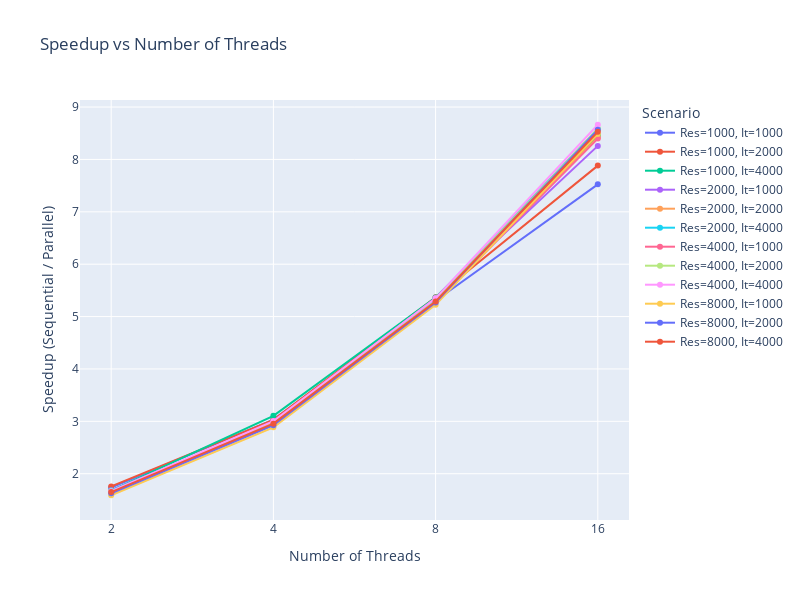

Here is the notebook cell this chart was saved with:
### Code cell
# 1. Reset the index to have 'Resolution' and 'Iterations' as columns
df_temp = combined_results.reset_index()
# 2. Identify speedup columns
speedup_cols = [col for col in list(df_temp.columns) if type(col) == str and 'threads (speedup)' in col]
# 3. Melt the DataFrame to long format for speedup data
df_melted = df_temp.melt(
    id_vars=['Resolution', 'Iterations'],
    value_vars=speedup_cols,
    var_name='Threads',
    value_name='Speedup'
)

# 4. Extract thread count from the 'Threads' column
df_melted['Thread Count'] = df_melted['Threads'].str.extract(r'(\d+)').astype(int)

# 5. Create a 'Scenario' column combining Resolution and Iterations
df_melted['Scenario'] = 'Res=' + df_melted['Resolution'].astype(str) + ', It=' + df_melted['Iterations'].astype(str)

# 6. Plot using Plotly Express
fig = px.line(
    df_melted,
    x='Thread Count',
    y='Speedup',
    color='Scenario',
    markers=True,
    title='Speedup vs Number of Threads',
    labels={
        'Thread Count': 'Number of Threads',
        'Speedup': 'Speedup (Sequential / Parallel)',
        'Scenario': 'Scenario (Resolution & Iterations)'
    }
)

# 7. Enhance the layout for better readability
fig.update_layout(
    xaxis=dict(
		type='category',  # Treat x-axis as categorical
        title='Number of Threads'),
    yaxis=dict(title='Speedup (Sequential / Parallel)'),
    legend_title_text='Scenario',
    width=800,
    height=600
)

# 8. Display the plot
fig.show()
fig.write_image(path_to_img_folder.joinpath("mandelbrot_openmp_best_speedup_vs_threads.png"))

### Figure 1 — Plotly figure (JSON) as saved in the notebook; plotly's stock layout.template omitted (floating-point values rounded to 4 significant figures)
{"data": [{"hovertemplate": "Scenario (Resolution & Iterations)=Res=1000, It=1000<br>Number of Threads=%{x}<br>Speedup (Sequential / Parallel)=%{y}<extra></extra>", "legendgroup": "Res=1000, It=1000", "line": {"color": "#636efa", "dash": "solid"}, "marker": {"symbol": "circle"}, "mode": "lines+markers", "name": "Res=1000, It=1000", "orientation": "v", "showlegend": true, "type": "scatter", "x": [2, 4, 8, 16], "xaxis": "x", "y": [1.736, 3.033, 5.301, 7.525], "yaxis": "y"}, {"hovertemplate": "Scenario (Resolution & Iterations)=Res=1000, It=2000<br>Number of Threads=%{x}<br>Speedup (Sequential / Parallel)=%{y}<extra></extra>", "legendgroup": "Res=1000, It=2000", "line": {"color": "#EF553B", "dash": "solid"}, "marker": {"symbol": "circle"}, "mode": "lines+markers", "name": "Res=1000, It=2000", "orientation": "v", "showlegend": true, "type": "scatter", "x": [2, 4, 8, 16], "xaxis": "x", "y": [1.758, 3.028, 5.369, 7.882], "yaxis": "y"}, {"hovertemplate": "Scenario (Resolution & Iterations)=Res=1000, It=4000<br>Number of Threads=%{x}<br>Speedup (Sequential / Parallel)=%{y}<extra></extra>", "legendgroup": "Res=1000, It=4000", "line": {"color": "#00cc96", "dash": "solid"}, "marker": {"symbol": "circle"}, "mode": "lines+markers", "name": "Res=1000, It=4000", "orientation": "v", "showlegend": true, "type": "scatter", "x": [2, 4, 8, 16], "xaxis": "x", "y": [1.676, 3.105, 5.363, 8.457], "yaxis": "y"}, {"hovertemplate": "Scenario (Resolution & Iterations)=Res=2000, It=1000<br>Number of Threads=%{x}<br>Speedup (Sequential / Parallel)=%{y}<extra></extra>", "legendgroup": "Res=2000, It=1000", "line": {"color": "#ab63fa", "dash": "solid"}, "marker": {"symbol": "circle"}, "mode": "lines+markers", "name": "Res=2000, It=1000", "orientation": "v", "showlegend": true, "type": "scatter", "x": [2, 4, 8, 16], "xaxis": "x", "y": [1.686, 2.944, 5.353, 8.259], "yaxis": "y"}, {"hovertemplate": "Scenario (Resolution & Iterations)=Res=2000, It=2000<br>Number of Threads=%{x}<br>Speedup (Sequential / Parallel)=%{y}<extra></extra>", "legendgroup": "Res=2000, It=2000", "line": {"color": "#FFA15A", "dash": "solid"}, "marker": {"symbol": "circle"}, "mode": "lines+markers", "name": "Res=2000, It=2000", "orientation": "v", "showlegend": true, "type": "scatter", "x": [2, 4, 8, 16], "xaxis": "x", "y": [1.655, 2.981, 5.352, 8.422], "yaxis": "y"}, {"hovertemplate": "Scenario (Resolution & Iterations)=Res=2000, It=4000<br>Number of Threads=%{x}<br>Speedup (Sequential / Parallel)=%{y}<extra></extra>", "legendgroup": "Res=2000, It=4000", "line": {"color": "#19d3f3", "dash": "solid"}, "marker": {"symbol": "circle"}, "mode": "lines+markers", "name": "Res=2000, It=4000", "orientation": "v", "showlegend": true, "type": "scatter", "x": [2, 4, 8, 16], "xaxis": "x", "y": [1.68, 2.953, 5.347, 8.58], "yaxis": "y"}, {"hovertemplate": "Scenario (Resolution & Iterations)=Res=4000, It=1000<br>Number of Threads=%{x}<br>Speedup (Sequential / Parallel)=%{y}<extra></extra>", "legendgroup": "Res=4000, It=1000", "line": {"color": "#FF6692", "dash": "solid"}, "marker": {"symbol": "circle"}, "mode": "lines+markers", "name": "Res=4000, It=1000", "orientation": "v", "showlegend": true, "type": "scatter", "x": [2, 4, 8, 16], "xaxis": "x", "y": [1.642, 2.932, 5.263, 8.398], "yaxis": "y"}, {"hovertemplate": "Scenario (Resolution & Iterations)=Res=4000, It=2000<br>Number of Threads=%{x}<br>Speedup (Sequential / Parallel)=%{y}<extra></extra>", "legendgroup": "Res=4000, It=2000", "line": {"color": "#B6E880", "dash": "solid"}, "marker": {"symbol": "circle"}, "mode": "lines+markers", "name": "Res=4000, It=2000", "orientation": "v", "showlegend": true, "type": "scatter", "x": [2, 4, 8, 16], "xaxis": "x", "y": [1.666, 2.963, 5.303, 8.588], "yaxis": "y"}, {"hovertemplate": "Scenario (Resolution & Iterations)=Res=4000, It=4000<br>Number of Threads=%{x}<br>Speedup (Sequential / Parallel)=%{y}<extra></extra>", "legendgroup": "Res=4000, It=4000", "line": {"color": "#FF97FF", "dash": "solid"}, "marker": {"symbol": "circle"}, "mode": "lines+markers", "name": "Res=4000, It=4000", "orientation": "v", "showlegend": true, "type": "scatter", "x": [2, 4, 8, 16], "xaxis": "x", "y": [1.666, 3.006, 5.35, 8.662], "yaxis": "y"}, {"hovertemplate": "Scenario (Resolution & Iterations)=Res=8000, It=1000<br>Number of Threads=%{x}<br>Speedup (Sequential / Parallel)=%{y}<extra></extra>", "legendgroup": "Res=8000, It=1000", "line": {"color": "#FECB52", "dash": "solid"}, "marker": {"symbol": "circle"}, "mode": "lines+markers", "name": "Res=8000, It=1000", "orientation": "v", "showlegend": true, "type": "scatter", "x": [2, 4, 8, 16], "xaxis": "x", "y": [1.589, 2.886, 5.226, 8.486], "yaxis": "y"}, {"hovertemplate": "Scenario (Resolution & Iterations)=Res=8000, It=2000<br>Number of Threads=%{x}<br>Speedup (Sequential / Parallel)=%{y}<extra></extra>", "legendgroup": "Res=8000, It=2000", "line": {"color": "#636efa", "dash": "solid"}, "marker": {"symbol": "circle"}, "mode": "lines+markers", "name": "Res=8000, It=2000", "orientation": "v", "showlegend": true, "type": "scatter", "x": [2, 4, 8, 16], "xaxis": "x", "y": [1.626, 2.927, 5.268, 8.566], "yaxis": "y"}, {"hovertemplate": "Scenario (Resolution & Iterations)=Res=8000, It=4000<br>Number of Threads=%{x}<br>Speedup (Sequential / Parallel)=%{y}<extra></extra>", "legendgroup": "Res=8000, It=4000", "line": {"color": "#EF553B", "dash": "solid"}, "marker": {"symbol": "circle"}, "mode": "lines+markers", "name": "Res=8000, It=4000", "orientation": "v", "showlegend": true, "type": "scatter", "x": [2, 4, 8, 16], "xaxis": "x", "y": [1.649, 2.956, 5.288, 8.529], "yaxis": "y"}], "layout": {"height": 600, "legend": {"title": {"text": "Scenario"}, "tracegroupgap": 0}, "title": {"text": "Speedup vs Number of Threads"}, "width": 800, "xaxis": {"anchor": "y", "domain": [0, 1], "title": {"text": "Number of Threads"}, "type": "category"}, "yaxis": {"anchor": "x", "domain": [0, 1], "title": {"text": "Speedup (Sequential / Parallel)"}}}}
